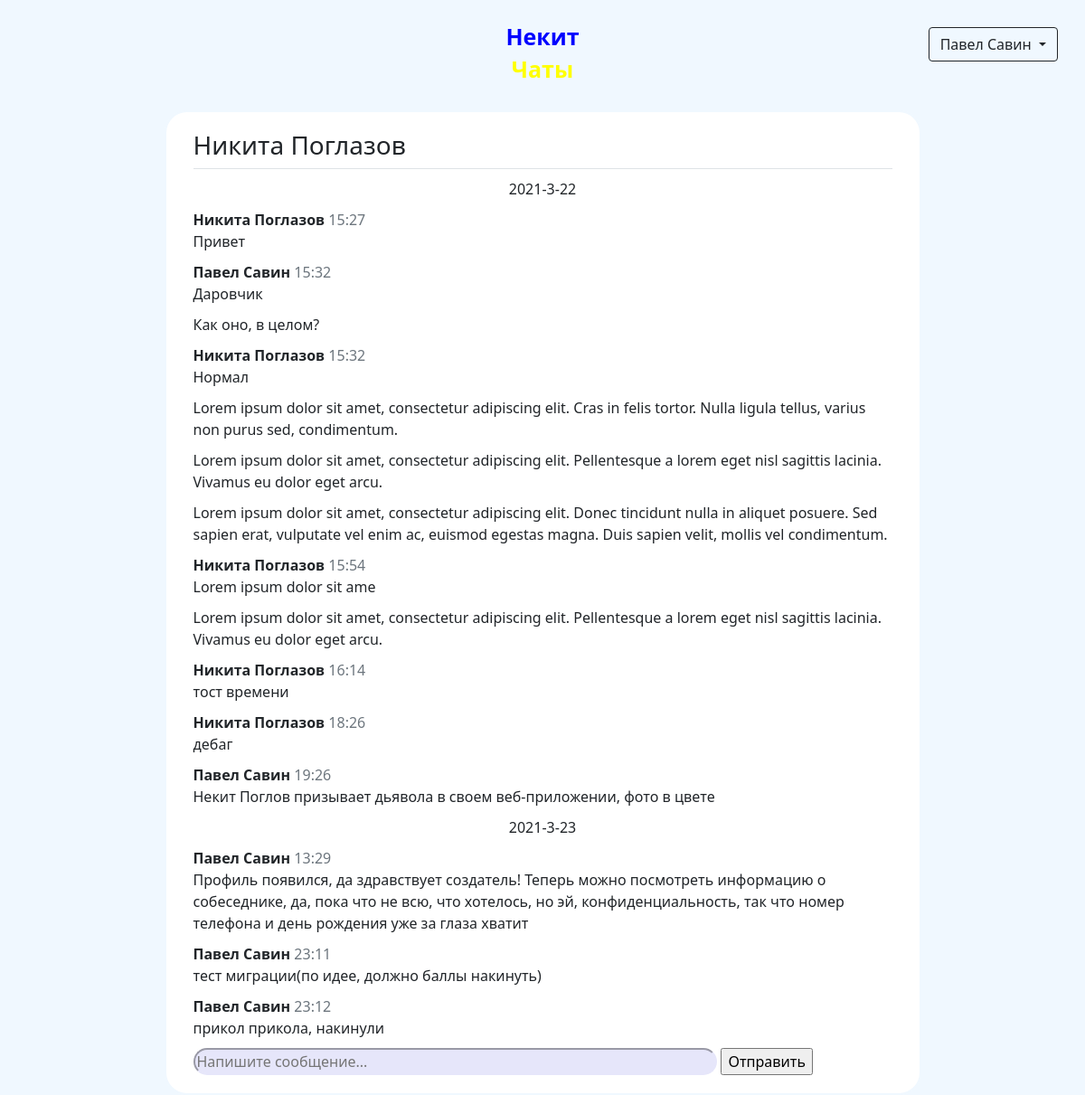
Page /conversation/1 (signed in) on the earlier database version.
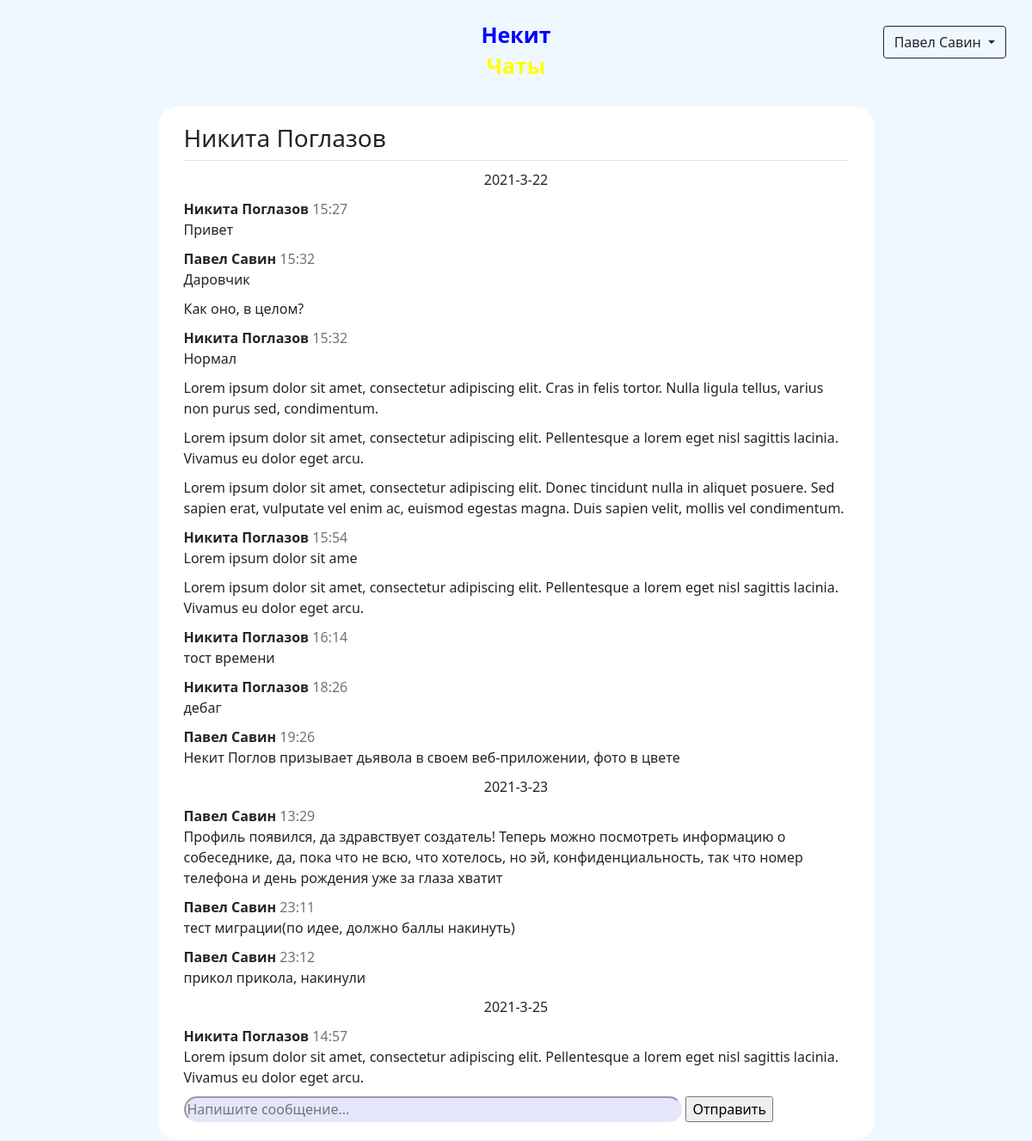
Same page on the later database version.
### data/models/message.py (models this page shows)
class Message(SqlAlchemyBase, SerializerMixin):
    __tablename__ = 'messages'
    id = Column(Integer, autoincrement=True, primary_key=True)
    to_id = Column(Integer, ForeignKey("users.id"))
    from_id = Column(Integer, ForeignKey("users.id"))
    content_id = Column(Integer, ForeignKey("contents.id"))
    created_at = Column(DateTime, default=datetime.now)
    sender = relationship("User", foreign_keys=[from_id])
    receiver = relationship("User", foreign_keys=[to_id])
    content = relationship("Content")

### data/models/user.py (models this page shows, shortened)
class User(SqlAlchemyBase, UserMixin, SerializerMixin):
    __tablename__ = 'users'
    id = Column(Integer, autoincrement=True, primary_key=True)
    name = Column(String)
    surname = Column(String)
    birthday = Column(DateTime)
    email = Column(String, unique=True)
    phone_number = Column(String, unique=True)
    hashed_password = Column(String)
    registration_time = Column(DateTime, default=datetime.now)
    rating = Column(Integer, default=0)
    advertisements = relationship('Advertisement', back_populates='author')

### data/models/content.py (models this page shows)
class Content(SqlAlchemyBase, SerializerMixin):
    __tablename__ = 'contents'
    id = Column(Integer, autoincrement=True, primary_key=True)
    content = Column(Text)

### main.py (the view, shortened to what this page needs)
@app.route('/conversation/<int:user_id>', methods=['POST', 'GET'])
@login_required
def conversation(user_id):
    form = MessageForm()
    session = create_session()
    messages = session.query(Message).filter(((Message.to_id == current_user.id) & (Message.from_id == user_id)) |
                                             ((Message.from_id == current_user.id) & (Message.to_id == user_id)))
    companion = session.query(User).filter(User.id == user_id).first()
    sender = session.query(User).filter(User.id == user_id).first()
    return render_template('chat.html', form=form, messages=messages, companion=companion)

### data/forms.py
class MessageForm(FlaskForm):
    message_field = StringField()
    send_field = SubmitField('Отправить')

### data/db_session.py (called while the page is built)
def create_session() -> Session:
    global __factory
    return __factory()

### main.py (called while the page is built)
@login_manager.user_loader
def load_user(user_id):
    session = create_session()
    return session.query(User).get(user_id)

### templates/chat.html (shortened to what this page needs)
{% extends "base.html" %}
{% block content %}
<form class="clearfix w-75" method="post" novalidate>
    <div>
        <div class="border-bottom">
            <h3>
                <a href="/profile/{{ companion.id }}" class="text-reset">{{ companion.name }} {{ companion.surname }}</a>
            </h3>
        </div>
        {% for msg in messages %}
            <div>
                {% if loop.previtem is defined %}
                    {% if (loop.previtem.created_at.day != msg.created_at.day) or (loop.previtem.created_at.month != msg.created_at.month)
                    or (loop.previtem.created_at.year != msg.created_at.year) %}
                        <div class="text-center">{{ msg.created_at.year }}-{{ msg.created_at.month }}-{{ msg.created_at.day }}</div>
                    {% endif %}
                    {% if loop.previtem.sender != msg.sender or loop.previtem.created_at.minute != msg.created_at.minute %}
                        <b>
                            <a href="/profile/{{ msg.sender.id }}" class="text-reset">{{ msg.sender.name }} {{ msg.sender.surname }}</a>
                        </b>
                        <span class="text-secondary">{{ msg.created_at.hour }}:{{ msg.created_at.minute }}</span>
                        <br>
                    {% endif %}
                {% else %}
                    <div class="text-center">{{ msg.created_at.year }}-{{ msg.created_at.month }}-{{ msg.created_at.day }}</div>
                        <b>
                            <a href="/profile/{{ msg.sender.id }}" class="text-reset">{{ msg.sender.name }} {{ msg.sender.surname }}</a>
                        </b>
                    <span class="text-secondary">{{ msg.created_at.hour }}:{{ msg.created_at.minute }}</span>
                    <br>
                {% endif %}
                {{ msg.content.content }}
            </div>
        {% endfor %}
        <div class="message_input_box" id="bottom">
            {{ form.message_field(class="message-field w-75", placeholder="Напишите сообщение...") }}
            {{ form.send_field() }}
        </div>
    </div>
</form>
{% endblock %}

Differences in the rows shown:
added Message: created_at.year "2021", created_at.month "3", created_at.day "25", sender.name "Никита", sender.surname "Поглазов", created_at.hour "14", created_at.minute "57", content.content "Lorem ipsum dolor sit amet, consectetur adipiscing elit. Pellentesque a lorem eget nisl sagittis lacinia. Vivamus eu dolor eget arcu."
